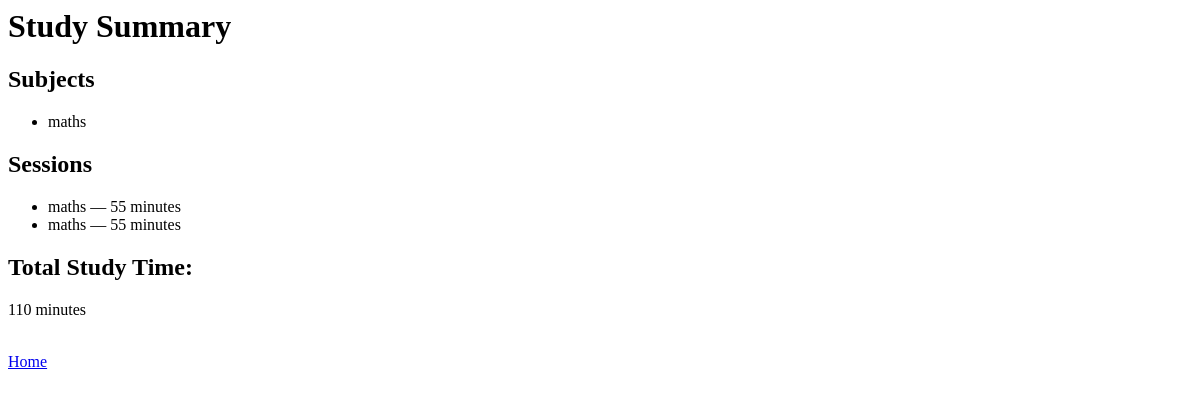
The page /summary (signed in) on the database as committed earlier.
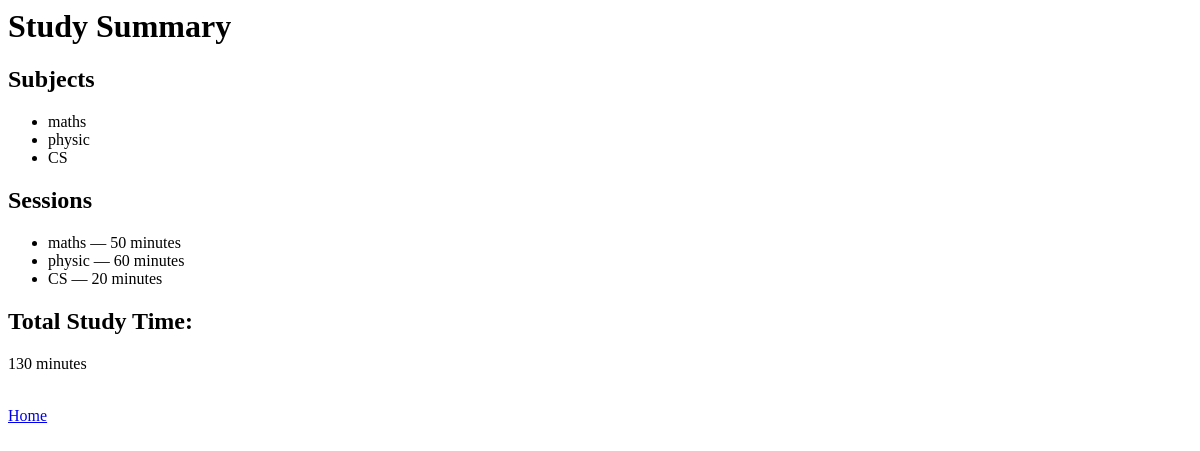
The same page on the database as committed later.
### models/subject.py (models this page shows)
class Subject(db.Model):
    id = db.Column(db.Integer, primary_key=True)
    user_id = db.Column(db.Integer, db.ForeignKey('user.id'))
    name = db.Column(db.String(100), nullable=False)
    difficulty = db.Column(db.String(20), nullable=False)

### app.py (the view)
@app.route("/summary")
@login_required
def summary():
    user_id = session["user_id"]
    subjects = Subject.query.filter_by(user_id=user_id).all()
    sessions = StudySession.query.filter_by(user_id=user_id).all()
    detailed_sessions = []
    for s in sessions:
        subject = Subject.query.get(s.subject_id)
        detailed_sessions.append({
            "subject_name": subject.name if subject else "Unknown",
            "duration": s.duration
        })
    total_time = sum(s["duration"] for s in detailed_sessions)
    return render_template(
        "summary.html",
        subjects=subjects,
        sessions=detailed_sessions,
        total_time=total_time
    )

### app.py (called while the page is built)
def login_required(f):
    @wraps(f)
    def wrapper(*args, **kwargs):
        if "user_id" not in session:
            return redirect(url_for("login"))
        return f(*args, **kwargs)
    return wrapper

### templates/summary.html
<div class="summary-box">
    <h1>Study Summary</h1>
    <h2>Subjects</h2>
    <ul>
        {% for s in subjects %}
        <li>{{ s.name }}</li>
        {% endfor %}
    </ul>
    <h2>Sessions</h2>
    <ul>
        {% for s in sessions %}
        <li>{{ s.subject_name }} — {{ s.duration }} minutes</li>
        {% endfor %}
    </ul>
    <h2>Total Study Time:</h2>
    <p>{{ total_time }} minutes</p>
    <br>
    <a href="/dashboard">Home</a>
</div>

Rows that differ between the two databases and show on the page:
no longer on one of the page's lists (row edited): Subject: subject_name "maths"
changed Subject "maths": duration "55" → "50"
added Subject: name "physic", subject_name "physic", duration "60"
added Subject: name "CS", subject_name "CS", duration "20"
Other text that changed with them:
{{ total_time }}: "110" → "130"
